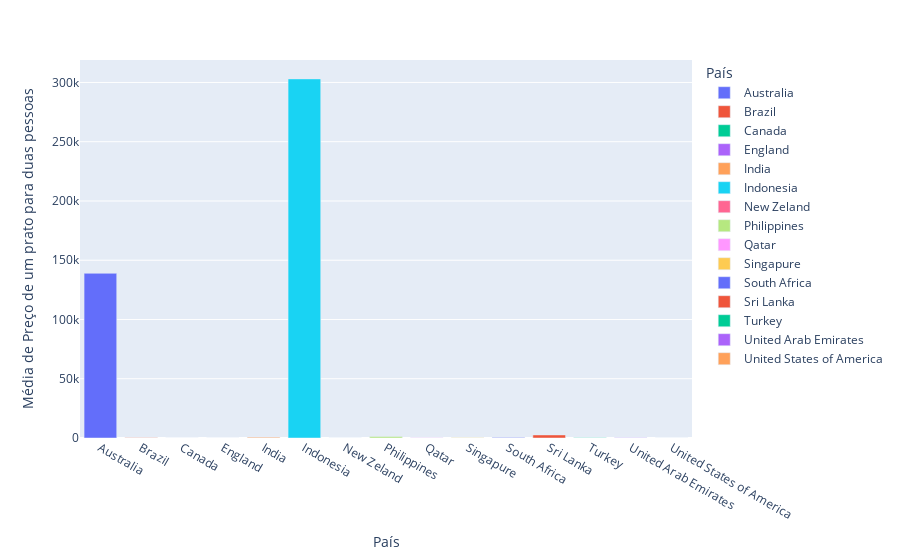

The notebook cell this image was saved under:
### Markdown cell above
<a id="548"></a>
## <b style="color:#D2BA9E; font-size:80%">4. <span style='color:#1F2E55'> Média de Preço de um prato para duas pessoas por País</span></b>

### Code cell
cols = ['average_cost_for_two','country']

aux = df2.loc[:, cols].groupby('country').mean().reset_index()

fig = px.bar(aux, 
             x='country', 
             y='average_cost_for_two', 
             labels={'country':'País', 'average_cost_for_two':'Média de Preço de um prato para duas pessoas'}, 
             color='country')

fig.show()

### Figure 1 — Plotly figure (JSON) as saved in the notebook; plotly's stock layout.template omitted (floating-point values rounded to 4 significant figures)
{"data": [{"alignmentgroup": "True", "hovertemplate": "País=%{x}<br>Média de Preço de um prato para duas pessoas=%{y}<extra></extra>", "legendgroup": "Australia", "marker": {"color": "#636efa", "pattern": {"shape": ""}}, "name": "Australia", "offsetgroup": "Australia", "orientation": "v", "showlegend": true, "textposition": "auto", "type": "bar", "x": ["Australia"], "xaxis": "x", "y": [139000.0], "yaxis": "y"}, {"alignmentgroup": "True", "hovertemplate": "País=%{x}<br>Média de Preço de um prato para duas pessoas=%{y}<extra></extra>", "legendgroup": "Brazil", "marker": {"color": "#EF553B", "pattern": {"shape": ""}}, "name": "Brazil", "offsetgroup": "Brazil", "orientation": "v", "showlegend": true, "textposition": "auto", "type": "bar", "x": ["Brazil"], "xaxis": "x", "y": [138.8], "yaxis": "y"}, {"alignmentgroup": "True", "hovertemplate": "País=%{x}<br>Média de Preço de um prato para duas pessoas=%{y}<extra></extra>", "legendgroup": "Canada", "marker": {"color": "#00cc96", "pattern": {"shape": ""}}, "name": "Canada", "offsetgroup": "Canada", "orientation": "v", "showlegend": true, "textposition": "auto", "type": "bar", "x": ["Canada"], "xaxis": "x", "y": [41.86], "yaxis": "y"}, {"alignmentgroup": "True", "hovertemplate": "País=%{x}<br>Média de Preço de um prato para duas pessoas=%{y}<extra></extra>", "legendgroup": "England", "marker": {"color": "#ab63fa", "pattern": {"shape": ""}}, "name": "England", "offsetgroup": "England", "orientation": "v", "showlegend": true, "textposition": "auto", "type": "bar", "x": ["England"], "xaxis": "x", "y": [43.51], "yaxis": "y"}, {"alignmentgroup": "True", "hovertemplate": "País=%{x}<br>Média de Preço de um prato para duas pessoas=%{y}<extra></extra>", "legendgroup": "India", "marker": {"color": "#FFA15A", "pattern": {"shape": ""}}, "name": "India", "offsetgroup": "India", "orientation": "v", "showlegend": true, "textposition": "auto", "type": "bar", "x": ["India"], "xaxis": "x", "y": [704.4], "yaxis": "y"}, {"alignmentgroup": "True", "hovertemplate": "País=%{x}<br>Média de Preço de um prato para duas pessoas=%{y}<extra></extra>", "legendgroup": "Indonesia", "marker": {"color": "#19d3f3", "pattern": {"shape": ""}}, "name": "Indonesia", "offsetgroup": "Indonesia", "orientation": "v", "showlegend": true, "textposition": "auto", "type": "bar", "x": ["Indonesia"], "xaxis": "x", "y": [303000], "yaxis": "y"}, {"alignmentgroup": "True", "hovertemplate": "País=%{x}<br>Média de Preço de um prato para duas pessoas=%{y}<extra></extra>", "legendgroup": "New Zeland", "marker": {"color": "#FF6692", "pattern": {"shape": ""}}, "name": "New Zeland", "offsetgroup": "New Zeland", "orientation": "v", "showlegend": true, "textposition": "auto", "type": "bar", "x": ["New Zeland"], "xaxis": "x", "y": [62.15], "yaxis": "y"}, {"alignmentgroup": "True", "hovertemplate": "País=%{x}<br>Média de Preço de um prato para duas pessoas=%{y}<extra></extra>", "legendgroup": "Philippines", "marker": {"color": "#B6E880", "pattern": {"shape": ""}}, "name": "Philippines", "offsetgroup": "Philippines", "orientation": "v", "showlegend": true, "textposition": "auto", "type": "bar", "x": ["Philippines"], "xaxis": "x", "y": [1228.0], "yaxis": "y"}, {"alignmentgroup": "True", "hovertemplate": "País=%{x}<br>Média de Preço de um prato para duas pessoas=%{y}<extra></extra>", "legendgroup": "Qatar", "marker": {"color": "#FF97FF", "pattern": {"shape": ""}}, "name": "Qatar", "offsetgroup": "Qatar", "orientation": "v", "showlegend": true, "textposition": "auto", "type": "bar", "x": ["Qatar"], "xaxis": "x", "y": [174], "yaxis": "y"}, {"alignmentgroup": "True", "hovertemplate": "País=%{x}<br>Média de Preço de um prato para duas pessoas=%{y}<extra></extra>", "legendgroup": "Singapure", "marker": {"color": "#FECB52", "pattern": {"shape": ""}}, "name": "Singapure", "offsetgroup": "Singapure", "orientation": "v", "showlegend": true, "textposition": "auto", "type": "bar", "x": ["Singapure"], "xaxis": "x", "y": [141.4], "yaxis": "y"}, {"alignmentgroup": "True", "hovertemplate": "País=%{x}<br>Média de Preço de um prato para duas pessoas=%{y}<extra></extra>", "legendgroup": "South Africa", "marker": {"color": "#636efa", "pattern": {"shape": ""}}, "name": "South Africa", "offsetgroup": "South Africa", "orientation": "v", "showlegend": true, "textposition": "auto", "type": "bar", "x": ["South Africa"], "xaxis": "x", "y": [339.2], "yaxis": "y"}, {"alignmentgroup": "True", "hovertemplate": "País=%{x}<br>Média de Preço de um prato para duas pessoas=%{y}<extra></extra>", "legendgroup": "Sri Lanka", "marker": {"color": "#EF553B", "pattern": {"shape": ""}}, "name": "Sri Lanka", "offsetgroup": "Sri Lanka", "orientation": "v", "showlegend": true, "textposition": "auto", "type": "bar", "x": ["Sri Lanka"], "xaxis": "x", "y": [2579.0], "yaxis": "y"}, {"alignmentgroup": "True", "hovertemplate": "País=%{x}<br>Média de Preço de um prato para duas pessoas=%{y}<extra></extra>", "legendgroup": "Turkey", "marker": {"color": "#00cc96", "pattern": {"shape": ""}}, "name": "Turkey", "offsetgroup": "Turkey", "orientation": "v", "showlegend": true, "textposition": "auto", "type": "bar", "x": ["Turkey"], "xaxis": "x", "y": [128.6], "yaxis": "y"}, {"alignmentgroup": "True", "hovertemplate": "País=%{x}<br>Média de Preço de um prato para duas pessoas=%{y}<extra></extra>", "legendgroup": "United Arab Emirates", "marker": {"color": "#ab63fa", "pattern": {"shape": ""}}, "name": "United Arab Emirates", "offsetgroup": "United Arab Emirates", "orientation": "v", "showlegend": true, "textposition": "auto", "type": "bar", "x": ["United Arab Emirates"], "xaxis": "x", "y": [153.7], "yaxis": "y"}, {"alignmentgroup": "True", "hovertemplate": "País=%{x}<br>Média de Preço de um prato para duas pessoas=%{y}<extra></extra>", "legendgroup": "United States of America", "marker": {"color": "#FFA15A", "pattern": {"shape": ""}}, "name": "United States of America", "offsetgroup": "United States of America", "orientation": "v", "showlegend": true, "textposition": "auto", "type": "bar", "x": ["United States of America"], "xaxis": "x", "y": [55.03], "yaxis": "y"}], "layout": {"barmode": "relative", "legend": {"title": {"text": "País"}, "tracegroupgap": 0}, "margin": {"t": 60}, "xaxis": {"anchor": "y", "categoryarray": ["Australia", "Brazil", "Canada", "England", "India", "Indonesia", "New Zeland", "Philippines", "Qatar", "Singapure", "South Africa", "Sri Lanka", "Turkey", "United Arab Emirates", "United States of America"], "categoryorder": "array", "domain": [0, 1], "title": {"text": "País"}}, "yaxis": {"anchor": "x", "domain": [0, 1], "title": {"text": "Média de Preço de um prato para duas pessoas"}}}}
